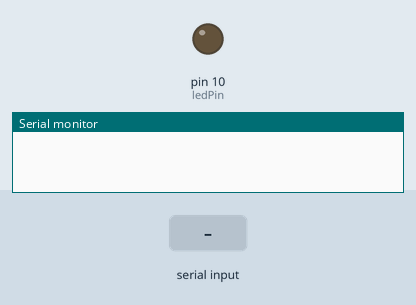
Simulated run of this sketch. Board: Arduino Uno, built with avr-gcc and run on an emulated ATmega328P. Shown: output pins drawn as LEDs (lit = HIGH), the last lines printed to the serial monitor. The test bench sets the inputs (shaded band).

Above: at 1.2 s.
1.3 s: "H" received over Serial
At 2.3 s:
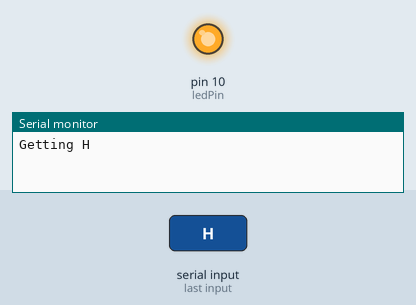
2.8 s: "L" received over Serial
At 3.5 s:
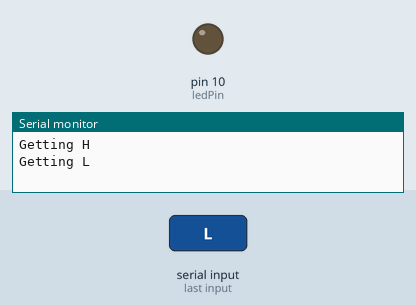
Timing chart, 0 to 5.8 s (numbered marks = the images above; inputs shaded):
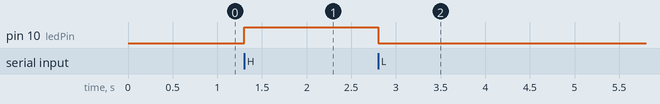

Measured:
- after the input at 1.3 s, pin 10 (ledPin): LOW → HIGH at once
- after the input at 2.8 s, pin 10 (ledPin): HIGH → LOW at once

The sketch:

prueba_arduino.ino
```cpp
// Arduino IDE:
// File -> Examples -> 04.Communication -> PhysicalPixel

const int ledPin = 10; // pin the LED is attached to
int incomingByte;      // variable stores  serial data

void setup() {
  // initialize serial communication:
  Serial.begin(9600);
  // initialize the LED pin as an output:
  pinMode(ledPin, OUTPUT);
}

void loop() {
  // see if there's incoming serial data:
  if (Serial.available() > 0) {
    // read the oldest byte in the serial buffer:
    incomingByte = Serial.read();
    // if it's a capital H (ASCII 72), turn on the LED:
    if (incomingByte == 'H') {
      digitalWrite(ledPin, HIGH);
      Serial.println("Getting H"); //print out to serial monitor to check state
    }
    // if it's an L (ASCII 76) turn off the LED:
    if (incomingByte == 'L') {
      digitalWrite(ledPin, LOW);
      Serial.println("Getting L"); //print out to serial monitor to check state
    }
  }
}
```
